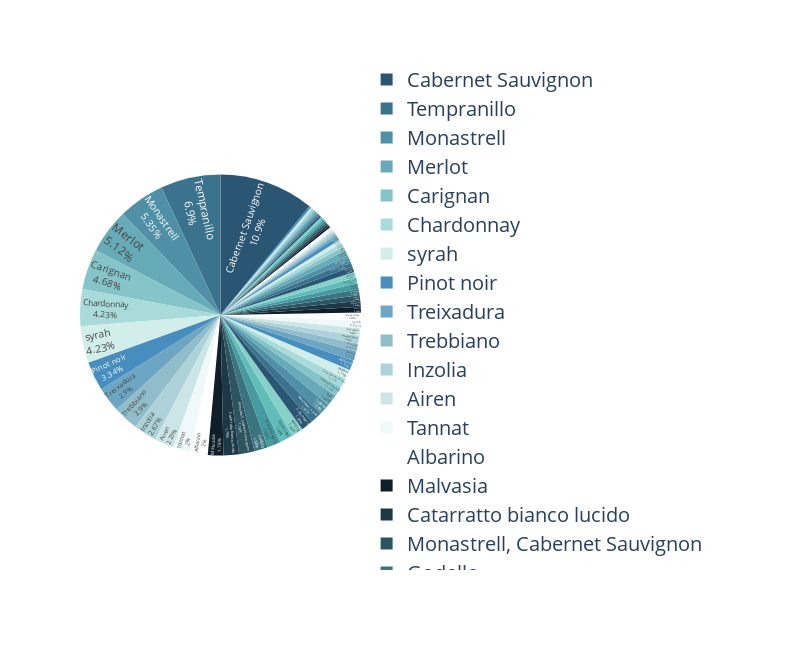

The code cell stored with this chart in its notebook:
### Markdown cell above
### 2.2. Grape sort
Let's estimate how many grape varieties are represented in the data

### Code cell
# Creating a pie chart
fig = px.pie(wine_aroma_df, 
             names='Grape sort', 
             color_discrete_sequence = px.colors.sequential.Teal_r,
             labels={'Grape sort': ''}, 
             width=800,  height=650  # Removing the percentage values
            )

# Setting labels
fig.update_traces(textposition='inside', textinfo='label+percent')

fig.update_layout(
    title_font_size=24,  
    legend_font_size=20,  
    legend_title_font_size=18 
)

# Chart Display
fig.show()

### Figure 1 — Plotly figure (JSON) as saved in the notebook; plotly's stock layout.template omitted (floating-point values rounded to 4 significant figures; data arrays with more than 128 entries replaced by an {"elided": "..."} marker saying what was removed)
{"data": [{"domain": {"x": [0, 1], "y": [0, 1]}, "hovertemplate": "=%{label}<extra></extra>", "labels": {"elided": "449 str values"}, "legendgroup": "", "name": "", "showlegend": true, "textinfo": "label+percent", "textposition": "inside", "type": "pie"}], "layout": {"height": 650, "legend": {"font": {"size": 20}, "title": {"font": {"size": 18}}, "tracegroupgap": 0}, "margin": {"t": 60}, "piecolorway": ["rgb(42, 86, 116)", "rgb(59, 115, 143)", "rgb(79, 144, 166)", "rgb(104, 171, 184)", "rgb(133, 196, 201)", "rgb(168, 219, 217)", "rgb(209, 238, 234)"], "title": {"font": {"size": 24}}, "width": 800}}
